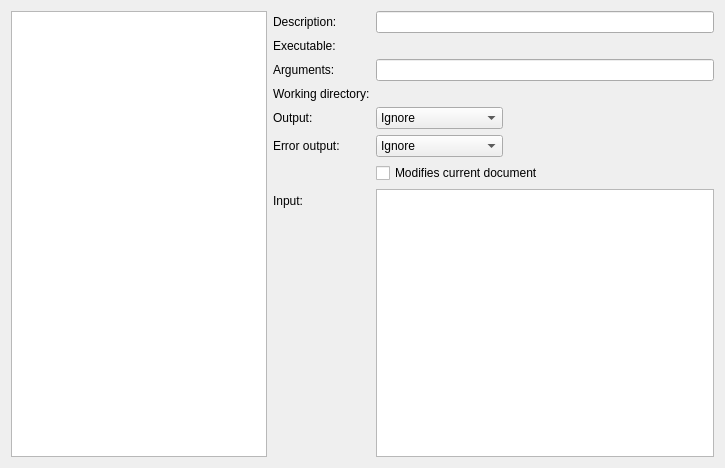
<?xml version="1.0" encoding="UTF-8"?>
<ui version="4.0">
 <class>Core::Internal::ExternalToolConfig</class>
 <widget class="QWidget" name="Core::Internal::ExternalToolConfig">
  <property name="geometry">
   <rect>
    <x>0</x>
    <y>0</y>
    <width>725</width>
    <height>468</height>
   </rect>
  </property>
  <property name="windowTitle">
   <string>Form</string>
  </property>
  <layout class="QHBoxLayout" name="horizontalLayout">
   <item>
    <widget class="QTreeWidget" name="toolTree">
     <attribute name="headerVisible">
      <bool>false</bool>
     </attribute>
     <column>
      <property name="text">
       <string notr="true">1</string>
      </property>
     </column>
    </widget>
   </item>
   <item>
    <widget class="QWidget" name="infoWidget" native="true">
     <property name="sizePolicy">
      <sizepolicy hsizetype="Preferred" vsizetype="Preferred">
       <horstretch>10</horstretch>
       <verstretch>0</verstretch>
      </sizepolicy>
     </property>
     <layout class="QFormLayout" name="formLayout">
      <property name="fieldGrowthPolicy">
       <enum>QFormLayout::ExpandingFieldsGrow</enum>
      </property>
      <property name="margin">
       <number>0</number>
      </property>
      <item row="0" column="0">
       <widget class="QLabel" name="descriptionLabel">
        <property name="text">
         <string>Description:</string>
        </property>
       </widget>
      </item>
      <item row="0" column="1">
       <widget class="QLineEdit" name="description"/>
      </item>
      <item row="1" column="0">
       <widget class="QLabel" name="executableLabel">
        <property name="text">
         <string>Executable:</string>
        </property>
       </widget>
      </item>
      <item row="1" column="1">
       <widget class="Utils::PathChooser" name="executable">
        <property name="expectedKind">
         <enum>Utils::PathChooser::ExistingCommand</enum>
        </property>
       </widget>
      </item>
      <item row="2" column="0">
       <widget class="QLabel" name="argumentsLabel">
        <property name="text">
         <string>Arguments:</string>
        </property>
       </widget>
      </item>
      <item row="2" column="1">
       <widget class="QLineEdit" name="arguments"/>
      </item>
      <item row="3" column="0">
       <widget class="QLabel" name="workingDirectoryLabel">
        <property name="text">
         <string>Working directory:</string>
        </property>
       </widget>
      </item>
      <item row="3" column="1">
       <widget class="Utils::PathChooser" name="workingDirectory"/>
      </item>
      <item row="4" column="0">
       <widget class="QLabel" name="outputLabel">
        <property name="toolTip">
         <string>&lt;!DOCTYPE HTML PUBLIC &quot;-//W3C//DTD HTML 4.0//EN&quot; &quot;http://www.w3.org/TR/REC-html40/strict.dtd&quot;&gt;
&lt;html&gt;&lt;head&gt;&lt;meta name=&quot;qrichtext&quot; content=&quot;1&quot; /&gt;&lt;style type=&quot;text/css&quot;&gt;
p, li { white-space: pre-wrap; }
&lt;/style&gt;&lt;/head&gt;&lt;body style=&quot; font-family:'Lucida Grande'; font-size:13pt; font-weight:400; font-style:normal;&quot;&gt;
&lt;p style=&quot; margin-top:0px; margin-bottom:0px; margin-left:0px; margin-right:0px; -qt-block-indent:0; text-indent:0px;&quot;&gt;What to do with the executable's standard output.
&lt;ul&gt;&lt;li&gt;Ignore: Do nothing with it&lt;/li&gt;&lt;li&gt;Show in pane: Show it in the general output pane&lt;/li&gt;&lt;li&gt;Replace selection: Replace the current selection in the current document with it&lt;/li&gt;&lt;/ul&gt;&lt;/p&gt;&lt;/body&gt;&lt;/html&gt;</string>
        </property>
        <property name="text">
         <string>Output:</string>
        </property>
       </widget>
      </item>
      <item row="4" column="1">
       <widget class="QComboBox" name="outputBehavior">
        <item>
         <property name="text">
          <string>Ignore</string>
         </property>
        </item>
        <item>
         <property name="text">
          <string>Show in pane</string>
         </property>
        </item>
        <item>
         <property name="text">
          <string>Replace selection</string>
         </property>
        </item>
       </widget>
      </item>
      <item row="5" column="0">
       <widget class="QLabel" name="errorOutputLabel">
        <property name="toolTip">
         <string>&lt;!DOCTYPE HTML PUBLIC &quot;-//W3C//DTD HTML 4.0//EN&quot; &quot;http://www.w3.org/TR/REC-html40/strict.dtd&quot;&gt;
&lt;html&gt;&lt;head&gt;&lt;meta name=&quot;qrichtext&quot; content=&quot;1&quot; /&gt;&lt;style type=&quot;text/css&quot;&gt;
p, li { white-space: pre-wrap; }
&lt;/style&gt;&lt;/head&gt;&lt;body style=&quot; font-family:'Lucida Grande'; font-size:13pt; font-weight:400; font-style:normal;&quot;&gt;
&lt;p style=&quot; margin-top:0px; margin-bottom:0px; margin-left:0px; margin-right:0px; -qt-block-indent:0; text-indent:0px;&quot;&gt;What to do with the executable's standard error output.&lt;/p&gt;
&lt;ul&gt;&lt;li&gt;Ignore: Do nothing with it&lt;/li&gt;
&lt;li&gt;Show in pane: Show it in the general output pane&lt;/li&gt;
&lt;li&gt;Replace selection: Replace the current selection in the current document with it&lt;/li&gt;
&lt;/ul&gt;&lt;/body&gt;&lt;/html&gt;</string>
        </property>
        <property name="text">
         <string>Error output:</string>
        </property>
       </widget>
      </item>
      <item row="5" column="1">
       <widget class="QComboBox" name="errorOutputBehavior">
        <item>
         <property name="text">
          <string>Ignore</string>
         </property>
        </item>
        <item>
         <property name="text">
          <string>Show in pane</string>
         </property>
        </item>
        <item>
         <property name="text">
          <string>Replace selection</string>
         </property>
        </item>
       </widget>
      </item>
      <item row="7" column="0">
       <widget class="QLabel" name="inputLabel">
        <property name="toolTip">
         <string>Text to pass to the executable via standard input. Leave empty if the executable should not receive any input.</string>
        </property>
        <property name="text">
         <string>Input:</string>
        </property>
       </widget>
      </item>
      <item row="7" column="1">
       <widget class="QPlainTextEdit" name="inputText">
        <property name="lineWrapMode">
         <enum>QPlainTextEdit::NoWrap</enum>
        </property>
       </widget>
      </item>
      <item row="6" column="1">
       <widget class="QCheckBox" name="modifiesDocumentCheckbox">
        <property name="toolTip">
         <string>If the tool modifies the current document, set this flag to ensure that the document is saved before running the tool and is reloaded after the tool finished.</string>
        </property>
        <property name="text">
         <string>Modifies current document</string>
        </property>
       </widget>
      </item>
     </layout>
    </widget>
   </item>
  </layout>
 </widget>
 <customwidgets>
  <customwidget>
   <class>Utils::PathChooser</class>
   <extends>QWidget</extends>
   <header location="global">utils/pathchooser.h</header>
  </customwidget>
 </customwidgets>
 <resources/>
 <connections/>
</ui>
